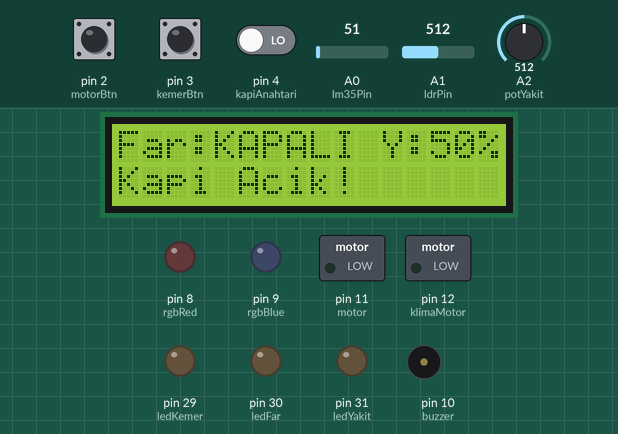
Simulated run of this sketch. Board: Arduino Mega 2560, built with avr-gcc and run on an emulated ATmega2560. Parts: 16×2 character LCD, switched loads named in the sketch (green lamp = pin HIGH), output pins drawn as LEDs (lit = HIGH), buzzer (waves = sounding, pin HIGH). The inputs (shaded band) are chosen by the test bench; at power-on: A1 (ldrPin) = 512, pin 4 (kapiAnahtari) LOW, A2 (potYakit) = 512, pin 3 (kemerBtn) HIGH, pin 2 (motorBtn) LOW, A0 (lm35Pin) = 51.

Above: at 2.25 s.
2.3 s: A1 (ldrPin) set to 258
4.1 s: A1 (ldrPin) set to 237
At 4.21 s:
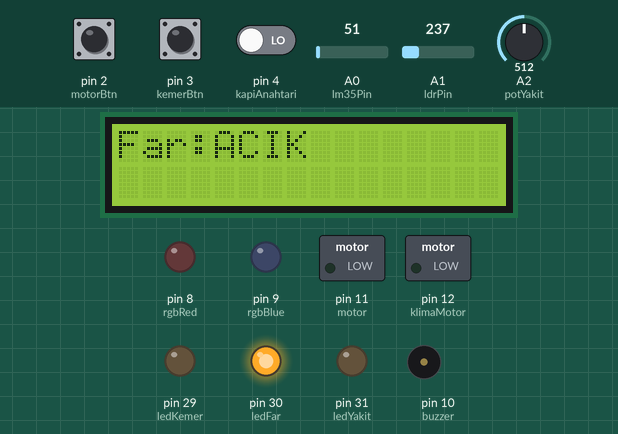
5.9 s: pin 4 (kapiAnahtari) driven HIGH
At 6.18 s:
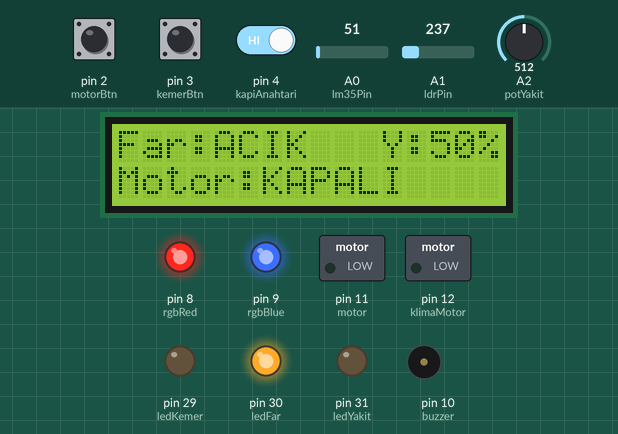
7.9 s: A2 (potYakit) set to 110
At 8.24 s:
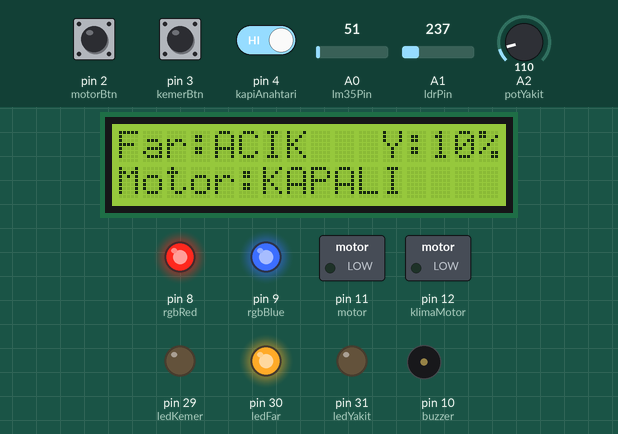
9.6 s: A2 (potYakit) set to 97
At 9.9 s:
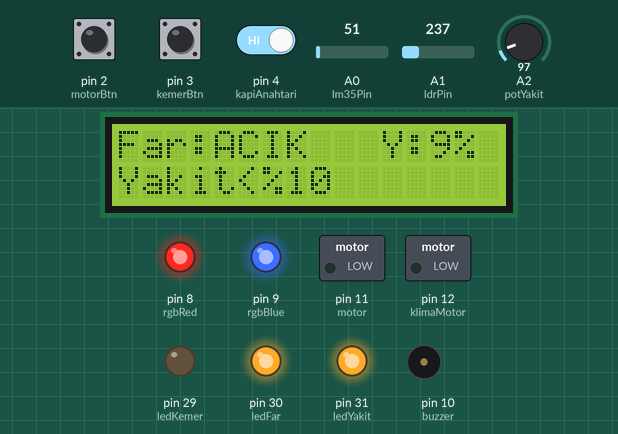
11.6 s: pin 3 (kemerBtn) pulled LOW for 1 s
At 11.96 s:
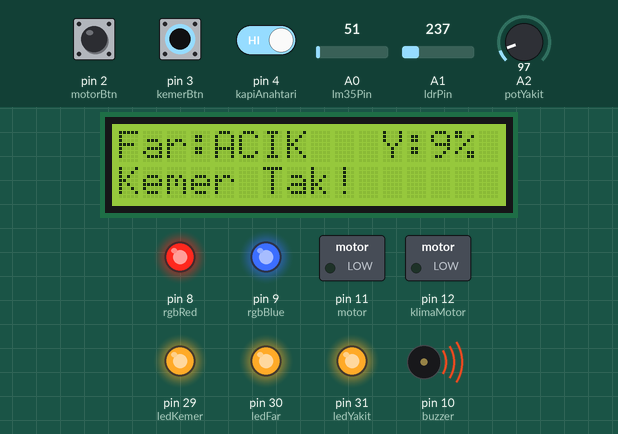
Timing chart, 0 to 14.6 s (numbered marks = the images above; inputs shaded):
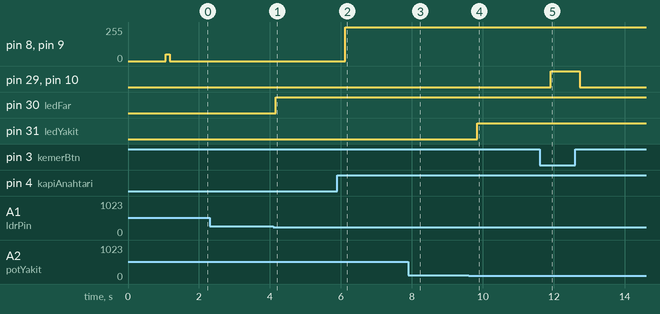

Measured:
- the behaviour switches between 251 and 250 on A1 (ldrPin) (found by bisection; images 0 and 1)
- the behaviour switches between 103 and 102 on A2 (potYakit) (found by bisection; images 3 and 4)
- after the input at 4.1 s, pin 30 (ledFar): LOW → HIGH after 0.07 s; the display: changes after 0.07 s (image 1)
- after the input at 5.9 s, pin 8 (rgbRed), pin 9 (rgbBlue): 0/255 → 255/255 after 0.23 s; the display: first differs from a run without the input after 0.23 s (image 2)
- after the input at 7.9 s, the display: first differs from a run without the input after 0.30 s (image 3)
- after the input at 9.6 s, pin 31 (ledYakit): LOW → HIGH after 0.25 s; the display: first differs from a run without the input after 0.25 s (image 4)
- after the input at 11.6 s, pin 29 (ledKemer), pin 10 (buzzer): LOW → HIGH after 0.31 s, → LOW 0.82 s later; the display: first differs from a run without the input after 0.31 s (image 5)

The sketch:

security-control-system.ino
```cpp
#include <LiquidCrystal.h>

// LCD pin bağlantıları
LiquidCrystal lcd(22, 23, 24, 25, 26, 27);

// Pin tanımlamaları
const int motorBtn = 2;
const int kemerBtn = 3;
const int kapiAnahtari = 4;

const int ldrPin = A1;
const int lm35Pin = A0;
const int potYakit = A2;

const int ledFar = 30;    // Mavi LED (Far)
const int ledKemer = 29;  // Kırmızı LED (Emniyet kemeri)
const int ledYakit = 31;  // Sarı LED (Yakıt az)

const int motor = 11;       // Araba motoru
const int klimaMotor = 12;  // Klima motoru

const int rgbRed = 8;   // Pembe LED için kırmızı kanal
const int rgbBlue = 9;  // Pembe LED için mavi kanal

const int buzzer = 10;

// Durum değişkenleri
bool motorDurumu = false;
unsigned long oncekiZaman = 0;
bool ledDurumu = false;
bool farOpen = false;

// Yakıt bilgisi gösterimi için zamanlama
unsigned long yakitGosterimZamani = 0;
const long yakitGosterimSuresi = 5000;  // 5 saniye yakıt gösterilecek
bool yakitGosterimAktif = true;

void setup() {
  // Girişler
  pinMode(motorBtn, INPUT);
  pinMode(kemerBtn, INPUT);
  pinMode(kapiAnahtari, INPUT);

  // Çıkışlar
  pinMode(ledFar, OUTPUT);
  pinMode(ledKemer, OUTPUT);
  pinMode(ledYakit, OUTPUT);
  pinMode(motor, OUTPUT);
  pinMode(klimaMotor, OUTPUT);
  pinMode(rgbRed, OUTPUT);
  pinMode(rgbBlue, OUTPUT);
  pinMode(buzzer, OUTPUT);

  lcd.begin(16, 2);
  lcd.print("Sistem Basladi");
  delay(1000);
  lcd.clear();

  analogWrite(rgbRed, 50);
  analogWrite(rgbBlue, 50);

  // İlk başlangıçta yakıt gösterimi başlat
  yakitGosterimZamani = millis();
}

void loop() {
  // Sensör değerlerini oku
  int sicaklikADC = analogRead(lm35Pin);
  // Sıcaklık hesaplama
  float derece = (sicaklikADC * 500.0) / 1023.0;  // 5V için: 10mV/C ve (5/1023)=0.004887V/adım

  int yakitRaw = analogRead(potYakit);
  float yakitYuzde = yakitRaw * 100.0 / 1023.0;

  int ldrDegeri = analogRead(ldrPin);

  bool kemerTakili = digitalRead(kemerBtn);
  bool motorButonuBasildi = digitalRead(motorBtn);
  bool kapiKapali = digitalRead(kapiAnahtari);

  // Motor butonuna basılma durumunu kontrol et
  if (motorButonuBasildi && !motorDurumu) {
    if (!kemerTakili) {
      motorDurumu = false;
      digitalWrite(motor, LOW);
      lcd.clear();
      lcd.setCursor(0, 0);
      lcd.print("Kemer Takili");
      lcd.setCursor(0, 1);
      lcd.print("Degil!");
      digitalWrite(ledKemer, HIGH);
      digitalWrite(buzzer, HIGH);
      delay(1000);
      digitalWrite(ledKemer, LOW);
      digitalWrite(buzzer, LOW);
    } else if (kapiKapali && yakitYuzde > 0) {
      motorDurumu = true;
      yakitGosterimAktif = true;
      yakitGosterimZamani = millis();
    }
  }

  // LCD'yi her döngüde temizle
  lcd.clear();

  // Yakıt gösterim süresini kontrolu
  if (yakitGosterimAktif && (millis() - yakitGosterimZamani > yakitGosterimSuresi)) {
    yakitGosterimAktif = false;
  }

  // LCD'nin ilk satırı - Far durumu
  lcd.setCursor(0, 0);
  int ldrDeger = analogRead(ldrPin);
  if (ldrDeger <= 250) {
    digitalWrite(ledFar, HIGH);  // Far açık (mavi LED yanıyor)
    lcd.print("Far:ACIK ");
    farOpen = true;
  } else {
    digitalWrite(ledFar, LOW);  // Far kapalı (mavi LED sönüyor)
    lcd.print("Far:KAPALI");
    farOpen = false;
  }
  delay(100);

  // Yakıt bilgisi yakitGosterimAktif ise gösterilir
  if (yakitGosterimAktif) {
    lcd.setCursor(11, 0);
    lcd.print("Y:");
    lcd.print((int)yakitYuzde);
    lcd.print("%");
  }

  // 1. Yakıt seviyesi kontrolü
  if (yakitYuzde <= 0) {
    motorDurumu = false;
    digitalWrite(motor, LOW);
    digitalWrite(klimaMotor, LOW);
    digitalWrite(ledYakit, LOW);

    lcd.setCursor(0, 1);
    lcd.print("Yakit Bitti!");
    delay(100);
    return;
  }

  // 2. Kapı kontrolü
  if (!kapiKapali) {
    motorDurumu = false;
    digitalWrite(motor, LOW);
    digitalWrite(rgbRed, LOW);
    digitalWrite(rgbBlue, LOW);

    lcd.setCursor(0, 1);
    lcd.print("Kapi Acik!");
    delay(100);
    return;
  } else {
    digitalWrite(rgbRed, HIGH);
    digitalWrite(rgbBlue, HIGH);
  }

  // 3. Emniyet kemeri kontrolü
  if (!kemerTakili) {
    motorDurumu = false;
    digitalWrite(motor, LOW);
    digitalWrite(ledKemer, HIGH);
    digitalWrite(buzzer, HIGH);

    lcd.setCursor(0, 1);
    lcd.print("Kemer Tak!");
    delay(100);
    return;
  } else {
    digitalWrite(ledKemer, LOW);
    digitalWrite(buzzer, LOW);
  }

  // Yakıt durumu uyarıları
  if (yakitYuzde < 5) {
    // Yanıp sönme efekti
    unsigned long suAnkiZaman = millis();
    if (suAnkiZaman - oncekiZaman >= 500) {
      oncekiZaman = suAnkiZaman;
      ledDurumu = !ledDurumu;
      digitalWrite(ledYakit, ledDurumu);
    }

    lcd.setCursor(0, 1);
    lcd.print("Yakit<%5!");

    // Kritik yakıt uyarısında yakıt bilgisini tekrar göster
    yakitGosterimAktif = true;
    yakitGosterimZamani = millis();
  } else if (yakitYuzde < 10) {
    digitalWrite(ledYakit, HIGH);

    lcd.setCursor(0, 1);
    lcd.print("Yakit<%10");

    // Düşük yakıt uyarısında yakıt bilgisini tekrar göster
    yakitGosterimAktif = true;
    yakitGosterimZamani = millis();
  } else {
    digitalWrite(ledYakit, LOW);

    // Motor çalışma durumu kontrolü
    if (motorDurumu) {
      digitalWrite(motor, HIGH);

      // Sıcaklık kontrolü ve klima
      if (derece > 25.0) {
        digitalWrite(klimaMotor, HIGH);

        lcd.setCursor(0, 1);
        lcd.print((int)derece);
        lcd.print("C Klima:ACIK");
      } else {
        digitalWrite(klimaMotor, LOW);

        lcd.setCursor(0, 1);
        lcd.print("Motor:ACIK");
      }
    } else {
      digitalWrite(motor, LOW);
      digitalWrite(klimaMotor, LOW);

      lcd.setCursor(0, 1);
      lcd.print("Motor:KAPALI");
    }
  }

  // Yakıt seviyesi değiştiğinde yakıt bilgisini tekrar göster
  static int oncekiYakit = -1;
  if ((int)yakitYuzde != oncekiYakit) {
    yakitGosterimAktif = true;
    yakitGosterimZamani = millis();
    oncekiYakit = (int)yakitYuzde;
  }
  delay(100);
}
```
